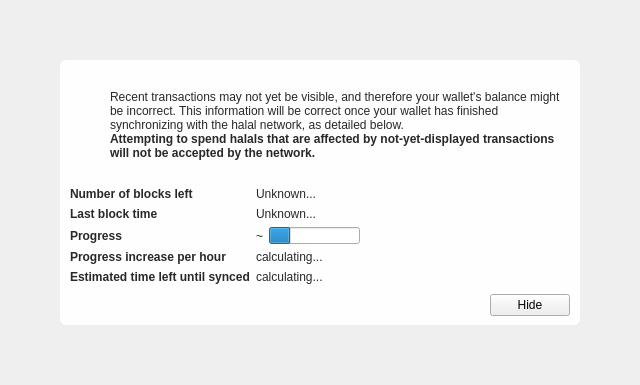
<?xml version="1.0" encoding="UTF-8"?>
<ui version="4.0">
 <class>ModalOverlay</class>
 <widget class="ModalOverlay" name="ModalOverlay">
  <property name="geometry">
   <rect>
    <x>0</x>
    <y>0</y>
    <width>640</width>
    <height>385</height>
   </rect>
  </property>
  <property name="windowTitle">
   <string>Form</string>
  </property>
  <layout class="QVBoxLayout" name="verticalLayout" stretch="0">
   <property name="sizeConstraint">
    <enum>QLayout::SetDefaultConstraint</enum>
   </property>
   <property name="leftMargin">
    <number>0</number>
   </property>
   <property name="topMargin">
    <number>0</number>
   </property>
   <property name="rightMargin">
    <number>0</number>
   </property>
   <property name="bottomMargin">
    <number>0</number>
   </property>
   <item>
    <widget class="QWidget" name="bgWidget" native="true">
     <property name="styleSheet">
      <string notr="true"/>
     </property>
     <layout class="QVBoxLayout" name="verticalLayoutMain" stretch="1">
      <property name="leftMargin">
       <number>60</number>
      </property>
      <property name="topMargin">
       <number>60</number>
      </property>
      <property name="rightMargin">
       <number>60</number>
      </property>
      <property name="bottomMargin">
       <number>60</number>
      </property>
      <item>
       <widget class="QWidget" name="contentWidget" native="true">
        <property name="styleSheet">
         <string notr="true">#contentWidget { background: rgba(255,255,255,240); border-radius: 6px; }

QLabel { color: rgb(40,40,40);  }</string>
        </property>
        <layout class="QVBoxLayout" name="verticalLayoutSub" stretch="1,0,0,0">
         <property name="spacing">
          <number>0</number>
         </property>
         <property name="leftMargin">
          <number>10</number>
         </property>
         <property name="topMargin">
          <number>10</number>
         </property>
         <property name="rightMargin">
          <number>10</number>
         </property>
         <property name="bottomMargin">
          <number>10</number>
         </property>
         <item>
          <layout class="QHBoxLayout" name="horizontalLayoutIconText" stretch="0,1">
           <property name="topMargin">
            <number>20</number>
           </property>
           <item>
            <layout class="QVBoxLayout" name="verticalLayoutIcon">
             <property name="leftMargin">
              <number>0</number>
             </property>
             <item>
              <widget class="QPushButton" name="warningIcon">
               <property name="enabled">
                <bool>false</bool>
               </property>
               <property name="text">
                <string/>
               </property>
               <property name="icon">
                <iconset>
                 <normaloff>:/icons/warning</normaloff>
                 <disabledoff>:/icons/warning</disabledoff>:/icons/warning</iconset>
               </property>
               <property name="iconSize">
                <size>
                 <width>48</width>
                 <height>48</height>
                </size>
               </property>
               <property name="flat">
                <bool>true</bool>
               </property>
              </widget>
             </item>
             <item>
              <spacer name="verticalSpacerWarningIcon">
               <property name="orientation">
                <enum>Qt::Vertical</enum>
               </property>
               <property name="sizeHint" stdset="0">
                <size>
                 <width>20</width>
                 <height>40</height>
                </size>
               </property>
              </spacer>
             </item>
            </layout>
           </item>
           <item>
            <layout class="QVBoxLayout" name="verticalLayoutInfoText">
             <property name="leftMargin">
              <number>0</number>
             </property>
             <property name="topMargin">
              <number>0</number>
             </property>
             <item>
              <widget class="QLabel" name="infoText">
               <property name="text">
                <string>Recent transactions may not yet be visible, and therefore your wallet's balance might be incorrect. This information will be correct once your wallet has finished synchronizing with the halal network, as detailed below.</string>
               </property>
               <property name="textFormat">
                <enum>Qt::RichText</enum>
               </property>
               <property name="wordWrap">
                <bool>true</bool>
               </property>
              </widget>
             </item>
             <item>
              <widget class="QLabel" name="infoTextStrong">
               <property name="font">
                <font>
                 <weight>75</weight>
                 <bold>true</bold>
                </font>
               </property>
               <property name="text">
                <string>Attempting to spend halals that are affected by not-yet-displayed transactions will not be accepted by the network.</string>
               </property>
               <property name="textFormat">
                <enum>Qt::RichText</enum>
               </property>
               <property name="wordWrap">
                <bool>true</bool>
               </property>
              </widget>
             </item>
             <item>
              <spacer name="verticalSpacerInTextSpace">
               <property name="orientation">
                <enum>Qt::Vertical</enum>
               </property>
               <property name="sizeHint" stdset="0">
                <size>
                 <width>20</width>
                 <height>40</height>
                </size>
               </property>
              </spacer>
             </item>
            </layout>
           </item>
          </layout>
         </item>
         <item>
          <spacer name="verticalSpacerAfterText">
           <property name="orientation">
            <enum>Qt::Vertical</enum>
           </property>
           <property name="sizeHint" stdset="0">
            <size>
             <width>20</width>
             <height>40</height>
            </size>
           </property>
          </spacer>
         </item>
         <item>
          <layout class="QFormLayout" name="formLayout">
           <property name="fieldGrowthPolicy">
            <enum>QFormLayout::FieldsStayAtSizeHint</enum>
           </property>
           <property name="horizontalSpacing">
            <number>6</number>
           </property>
           <property name="verticalSpacing">
            <number>6</number>
           </property>
           <property name="topMargin">
            <number>10</number>
           </property>
           <item row="0" column="0">
            <widget class="QLabel" name="labelNumberOfBlocksLeft">
             <property name="font">
              <font>
               <weight>75</weight>
               <bold>true</bold>
              </font>
             </property>
             <property name="text">
              <string>Number of blocks left</string>
             </property>
            </widget>
           </item>
           <item row="0" column="1">
            <widget class="QLabel" name="numberOfBlocksLeft">
             <property name="text">
              <string>Unknown...</string>
             </property>
            </widget>
           </item>
           <item row="1" column="0">
            <widget class="QLabel" name="labelLastBlockTime">
             <property name="font">
              <font>
               <weight>75</weight>
               <bold>true</bold>
              </font>
             </property>
             <property name="text">
              <string>Last block time</string>
             </property>
            </widget>
           </item>
           <item row="1" column="1">
            <widget class="QLabel" name="newestBlockDate">
             <property name="sizePolicy">
              <sizepolicy hsizetype="Maximum" vsizetype="Preferred">
               <horstretch>0</horstretch>
               <verstretch>0</verstretch>
              </sizepolicy>
             </property>
             <property name="text">
              <string>Unknown...</string>
             </property>
            </widget>
           </item>
           <item row="2" column="0">
            <widget class="QLabel" name="labelSyncDone">
             <property name="font">
              <font>
               <weight>75</weight>
               <bold>true</bold>
              </font>
             </property>
             <property name="text">
              <string>Progress</string>
             </property>
            </widget>
           </item>
           <item row="2" column="1">
            <layout class="QHBoxLayout" name="horizontalLayoutSync" stretch="0,1">
             <item>
              <widget class="QLabel" name="percentageProgress">
               <property name="text">
                <string notr="true">~</string>
               </property>
              </widget>
             </item>
             <item>
              <widget class="QProgressBar" name="progressBar">
               <property name="value">
                <number>24</number>
               </property>
               <property name="format">
                <string/>
               </property>
              </widget>
             </item>
            </layout>
           </item>
           <item row="4" column="0">
            <widget class="QLabel" name="labelProgressIncrease">
             <property name="font">
              <font>
               <weight>75</weight>
               <bold>true</bold>
              </font>
             </property>
             <property name="text">
              <string>Progress increase per hour</string>
             </property>
            </widget>
           </item>
           <item row="4" column="1">
            <widget class="QLabel" name="progressIncreasePerH">
             <property name="text">
              <string>calculating...</string>
             </property>
            </widget>
           </item>
           <item row="5" column="0">
            <widget class="QLabel" name="labelEstimatedTimeLeft">
             <property name="font">
              <font>
               <weight>75</weight>
               <bold>true</bold>
              </font>
             </property>
             <property name="text">
              <string>Estimated time left until synced</string>
             </property>
            </widget>
           </item>
           <item row="5" column="1">
            <widget class="QLabel" name="expectedTimeLeft">
             <property name="text">
              <string>calculating...</string>
             </property>
            </widget>
           </item>
          </layout>
         </item>
         <item>
          <layout class="QHBoxLayout" name="horizontalLayoutButtons">
           <property name="leftMargin">
            <number>10</number>
           </property>
           <property name="topMargin">
            <number>10</number>
           </property>
           <item>
            <spacer name="horizontalSpacer">
             <property name="orientation">
              <enum>Qt::Horizontal</enum>
             </property>
             <property name="sizeHint" stdset="0">
              <size>
               <width>40</width>
               <height>20</height>
              </size>
             </property>
            </spacer>
           </item>
           <item>
            <widget class="QPushButton" name="closeButton">
             <property name="text">
              <string>Hide</string>
             </property>
            </widget>
           </item>
          </layout>
         </item>
        </layout>
       </widget>
      </item>
     </layout>
    </widget>
   </item>
  </layout>
 </widget>
 <customwidgets>
  <customwidget>
   <class>ModalOverlay</class>
   <extends>QWidget</extends>
   <header>modaloverlay.h</header>
   <container>1</container>
  </customwidget>
 </customwidgets>
 <resources/>
 <connections/>
</ui>
